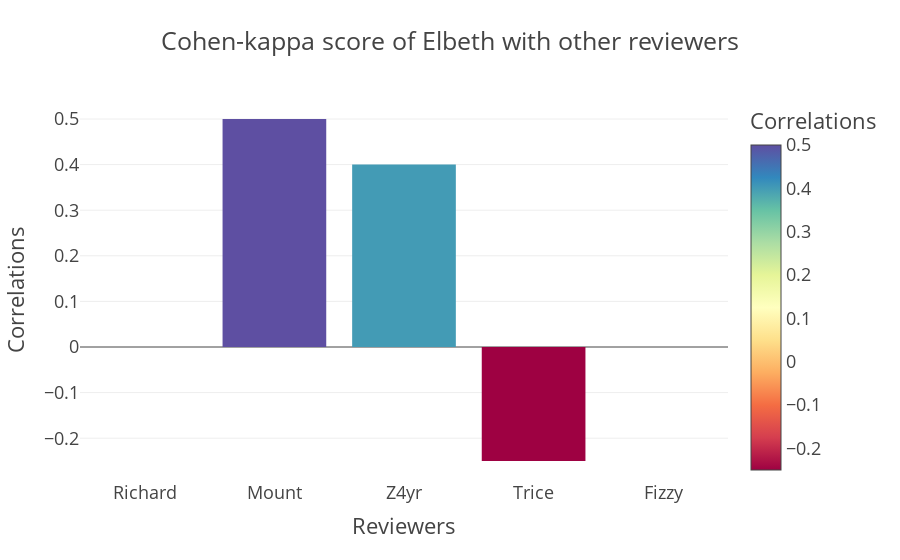

The code cell stored with this chart in its notebook:
### Code cell
px.bar(data_frame=df, 
      x= "Reviewers",
      y="Correlations",
      color="Correlations",
       template="presentation",
      color_continuous_scale=px.colors.diverging.Spectral,
       title="Cohen-kappa score of Elbeth with other reviewers",
      #width=500
      )

### Figure 1 — Plotly figure (JSON) as saved in the notebook; plotly's stock layout.template omitted (floating-point values rounded to 4 significant figures)
{"data": [{"alignmentgroup": "True", "hovertemplate": "Reviewers=%{x}<br>Correlations=%{marker.color}<extra></extra>", "legendgroup": "", "marker": {"color": [0, 0.5, 0.4, -0.25, 0], "coloraxis": "coloraxis", "pattern": {"shape": ""}}, "name": "", "offsetgroup": "", "orientation": "v", "showlegend": false, "textposition": "auto", "type": "bar", "x": ["Richard", "Mount", "Z4yr", "Trice", "Fizzy"], "xaxis": "x", "y": [0, 0.5, 0.4, -0.25, 0], "yaxis": "y"}], "layout": {"barmode": "relative", "coloraxis": {"colorbar": {"title": {"text": "Correlations"}}, "colorscale": [[0, "rgb(158,1,66)"], [0.1, "rgb(213,62,79)"], [0.2, "rgb(244,109,67)"], [0.3, "rgb(253,174,97)"], [0.4, "rgb(254,224,139)"], [0.5, "rgb(255,255,191)"], [0.6, "rgb(230,245,152)"], [0.7, "rgb(171,221,164)"], [0.8, "rgb(102,194,165)"], [0.9, "rgb(50,136,189)"], [1, "rgb(94,79,162)"]]}, "legend": {"tracegroupgap": 0}, "title": {"text": "Cohen-kappa score of Elbeth with other reviewers"}, "xaxis": {"anchor": "y", "domain": [0, 1], "title": {"text": "Reviewers"}}, "yaxis": {"anchor": "x", "domain": [0, 1], "title": {"text": "Correlations"}}}}
